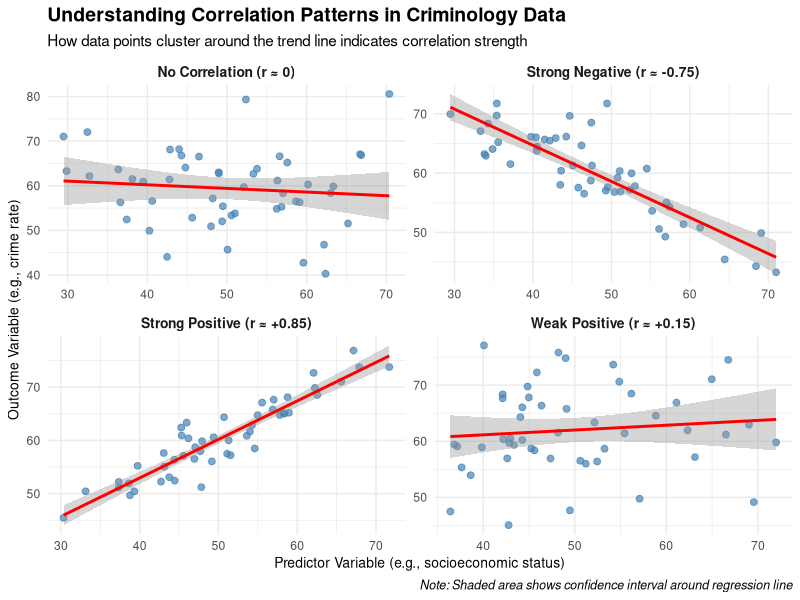
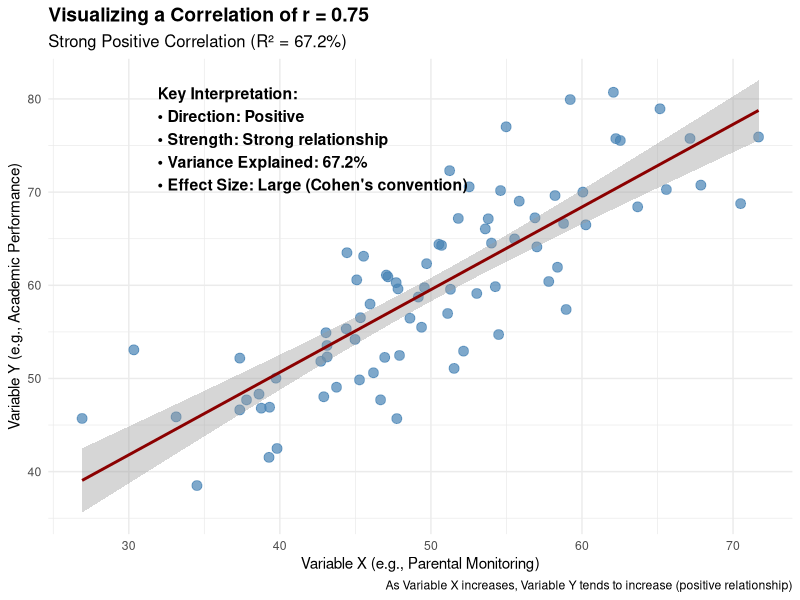
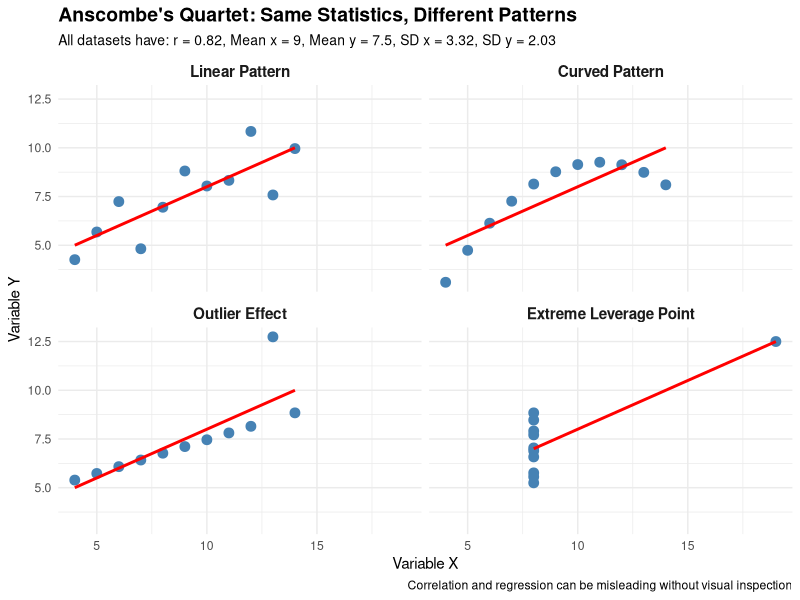
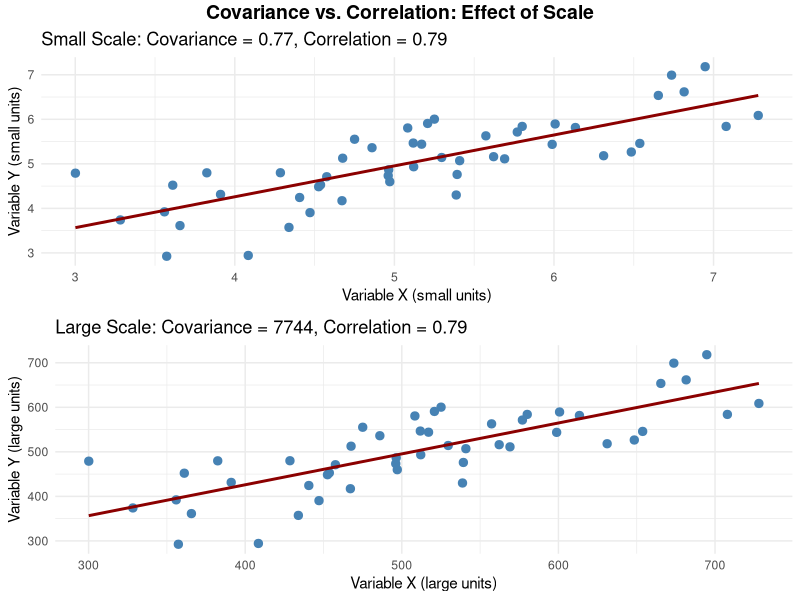
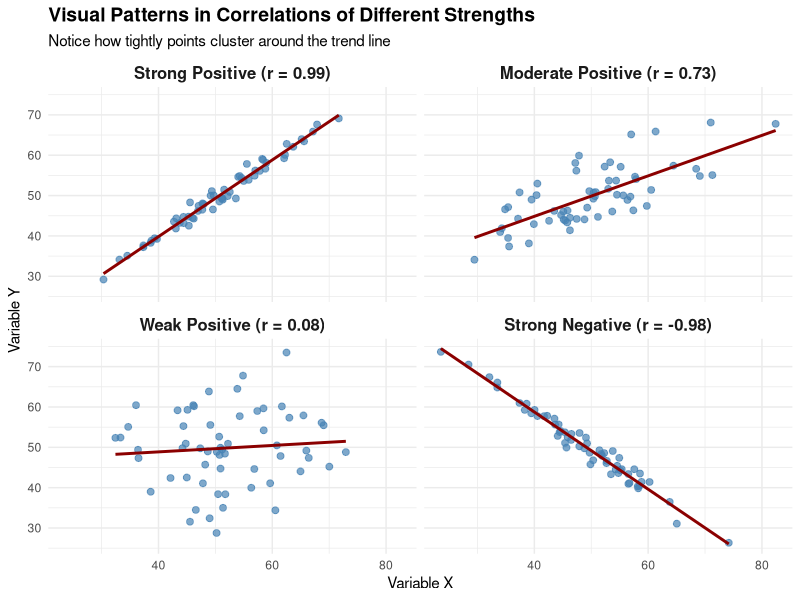
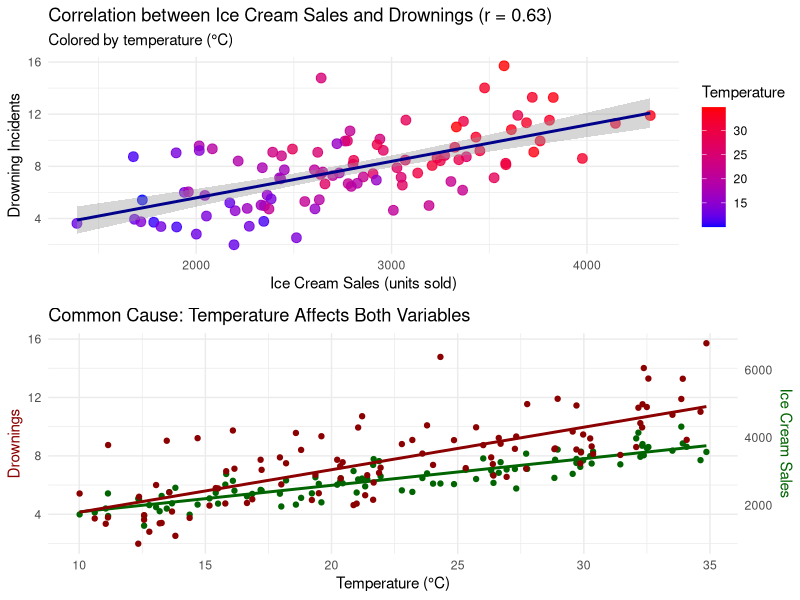
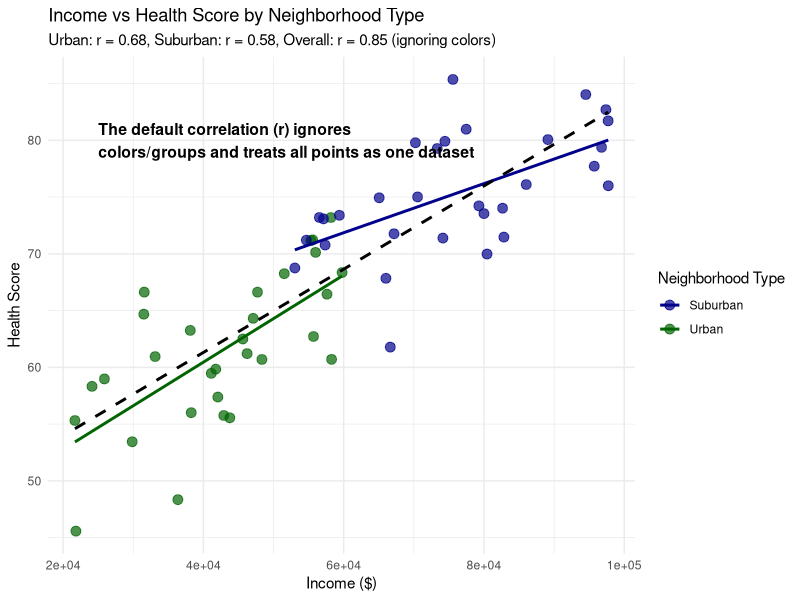
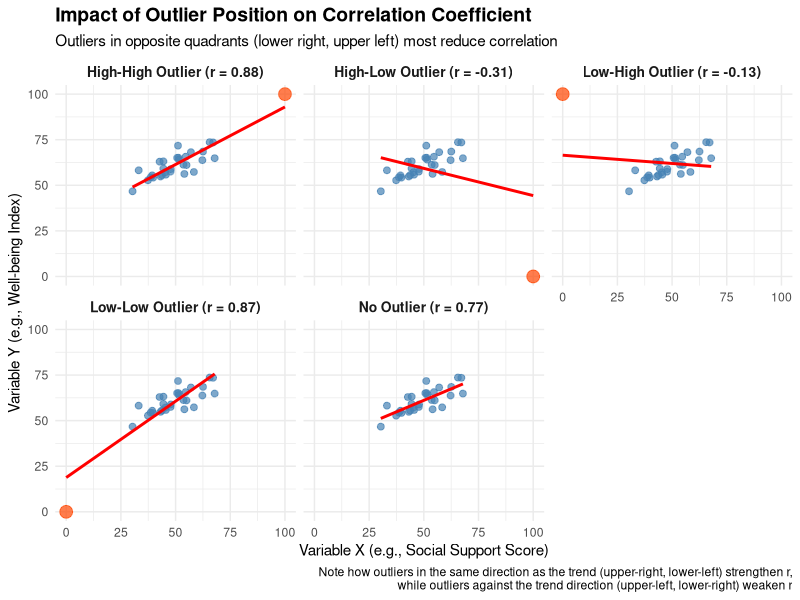

Write R code to recreate these figures, in order.
## ---- chunk 1
knitr::opts_chunk$set(echo = FALSE, message = FALSE, warning = FALSE, fig.show = 'asis')
library(knitr)
library(kableExtra)
library(ggplot2)
library(dplyr)
library(flextable)
options(knitr.kable.NA = '')
## ---- chunk 2
# Generate example data for different correlation patterns
set.seed(123)
n <- 50

# Strong positive correlation (r ≈ 0.85)
x1 <- rnorm(n, 50, 10)
y1 <- 0.85 * scale(x1)[,1] * 8 + rnorm(n, 60, 3)

# Strong negative correlation (r ≈ -0.75)
x2 <- rnorm(n, 50, 10)
y2 <- -0.75 * scale(x2)[,1] * 8 + rnorm(n, 60, 4)

# Weak correlation (r ≈ 0.15)
x3 <- rnorm(n, 50, 10)
y3 <- 0.15 * scale(x3)[,1] * 8 + rnorm(n, 60, 8)

# No correlation (r ≈ 0)
x4 <- rnorm(n, 50, 10)
y4 <- rnorm(n, 60, 8)

# Create combined dataset
data_patterns <- data.frame(
  x = c(x1, x2, x3, x4),
  y = c(y1, y2, y3, y4),
  pattern = rep(c("Strong Positive (r ≈ +0.85)", "Strong Negative (r ≈ -0.75)", 
                  "Weak Positive (r ≈ +0.15)", "No Correlation (r ≈ 0)"), each = n)
)

# Create the visualization
ggplot(data_patterns, aes(x = x, y = y)) +
  geom_point(alpha = 0.7, size = 2, color = "steelblue") +
  geom_smooth(method = "lm", se = TRUE, color = "red", linewidth = 1) +
  facet_wrap(~pattern, ncol = 2, scales = "free") +
  labs(
    title = "Understanding Correlation Patterns in Criminology Data",
    subtitle = "How data points cluster around the trend line indicates correlation strength",
    x = "Predictor Variable (e.g., socioeconomic status)",
    y = "Outcome Variable (e.g., crime rate)",
    caption = "Note: Shaded area shows confidence interval around regression line"
  ) +
  theme_minimal() +
  theme(
    plot.title = element_text(size = 14, face = "bold"),
    plot.subtitle = element_text(size = 11),
    strip.text = element_text(size = 10, face = "bold"),
    axis.title = element_text(size = 10),
    plot.caption = element_text(size = 9, face = "italic")
  )
## ---- chunk 3
# Create example correlation data for a criminology study
set.seed(123)
n <- 40
crime_data <- data.frame(
  Police_Presence = round(rnorm(n, mean=5, sd=1.2), 1),
  Drug_Offenses = round(rnorm(n, mean=25, sd=7) - 3*rnorm(n, mean=5, sd=1.2), 1),
  Violent_Crime = round(rnorm(n, mean=15, sd=5) - 2*rnorm(n, mean=5, sd=1.2), 1),
  Property_Crime = round(rnorm(n, mean=40, sd=10) - 2.5*rnorm(n, mean=5, sd=1.2), 1)
)

# Calculate correlation matrix
cor_matrix <- round(cor(crime_data), 2)

# Create a nice looking table for the correlation matrix
library(knitr)
library(kableExtra)
kable(cor_matrix, caption = "Correlation Matrix: Key Crime Variables", booktabs = TRUE)
## ---- chunk 4
# Generate example data for positive correlation of 0.75
set.seed(123)
n <- 80
x <- rnorm(n, 50, 10)
y <- 0.75 * scale(x)[,1] * 10 + rnorm(n, 60, 6)

# Create data frame
pos_cor_data <- data.frame(
  Variable_X = x,
  Variable_Y = y
)

# Calculate correlation and R-squared
r_value <- round(cor(x, y), 2)
r_squared <- round(r_value^2 * 100, 1)

# Create visualization
ggplot(pos_cor_data, aes(x = Variable_X, y = Variable_Y)) +
  geom_point(color = "steelblue", size = 3, alpha = 0.7) +
  geom_smooth(method = "lm", formula = y ~ x, se = TRUE, color = "darkred") +
  labs(
    title = "Visualizing a Correlation of r = 0.75",
    subtitle = paste0("Strong Positive Correlation (R² = ", r_squared, "%)"),
    x = "Variable X (e.g., Parental Monitoring)",
    y = "Variable Y (e.g., Academic Performance)",
    caption = "As Variable X increases, Variable Y tends to increase (positive relationship)"
  ) +
  annotate("text", x = min(x) + 5, y = max(y) - 5,
           label = paste0("Key Interpretation:\n",
                         "• Direction: Positive\n",
                         "• Strength: Strong relationship\n",
                         "• Variance Explained: ", r_squared, "%\n",
                         "• Effect Size: Large (Cohen's convention)"),
           hjust = 0, size = 4, fontface = "bold") +
  theme_minimal() +
  theme(
    plot.title = element_text(size = 14, face = "bold"),
    plot.subtitle = element_text(size = 12)
  )
## ---- chunk 5
library(tidyr)
library(dplyr)

# Recreate Anscombe's Quartet
anscombe_x1 <- c(10, 8, 13, 9, 11, 14, 6, 4, 12, 7, 5)
anscombe_y1 <- c(8.04, 6.95, 7.58, 8.81, 8.33, 9.96, 7.24, 4.26, 10.84, 4.82, 5.68)
anscombe_x2 <- c(10, 8, 13, 9, 11, 14, 6, 4, 12, 7, 5)
anscombe_y2 <- c(9.14, 8.14, 8.74, 8.77, 9.26, 8.10, 6.13, 3.10, 9.13, 7.26, 4.74)
anscombe_x3 <- c(10, 8, 13, 9, 11, 14, 6, 4, 12, 7, 5)
anscombe_y3 <- c(7.46, 6.77, 12.74, 7.11, 7.81, 8.84, 6.08, 5.39, 8.15, 6.42, 5.73)
anscombe_x4 <- c(8, 8, 8, 8, 8, 8, 8, 19, 8, 8, 8)
anscombe_y4 <- c(6.58, 5.76, 7.71, 8.84, 8.47, 7.04, 5.25, 12.50, 5.56, 7.91, 6.89)

# Calculate statistics (they're the same for all datasets)
corr <- round(cor(anscombe_x1, anscombe_y1), 2)
mean_x <- round(mean(anscombe_x1), 2)
mean_y <- round(mean(anscombe_y1), 2)
sd_x <- round(sd(anscombe_x1), 2)
sd_y <- round(sd(anscombe_y1), 2)

# Combine the data
anscombe_df <- data.frame(
  x1 = anscombe_x1, y1 = anscombe_y1,
  x2 = anscombe_x2, y2 = anscombe_y2,
  x3 = anscombe_x3, y3 = anscombe_y3,
  x4 = anscombe_x4, y4 = anscombe_y4
)

# Transform to long format for easier plotting
anscombe_long <- anscombe_df %>%
  mutate(id = row_number()) %>%
  gather(key, value, -id) %>%
  separate(key, c("axis", "dataset"), sep = 1) %>%
  spread(axis, value) %>%
  select(dataset, id, x, y)

# Create descriptive names for the datasets
dataset_names <- c(
  "1" = "Linear Pattern",
  "2" = "Curved Pattern",
  "3" = "Outlier Effect",
  "4" = "Extreme Leverage Point"
)

# Plot the data
ggplot(anscombe_long, aes(x = x, y = y)) +
  geom_point(size = 3, color = "steelblue") +
  geom_smooth(method = "lm", se = FALSE, color = "red", formula = y ~ x) +
  facet_wrap(~ dataset, ncol = 2, labeller = labeller(dataset = dataset_names)) +
  labs(
    title = "Anscombe's Quartet: Same Statistics, Different Patterns",
    subtitle = paste0("All datasets have: r = ", corr, ", Mean x = ", mean_x, 
                      ", Mean y = ", mean_y, ", SD x = ", sd_x, ", SD y = ", sd_y),
    caption = "Correlation and regression can be misleading without visual inspection",
    x = "Variable X",
    y = "Variable Y"
  ) +
  theme_minimal() +
  theme(
    plot.title = element_text(size = 14, face = "bold"),
    plot.subtitle = element_text(size = 10),
    strip.text = element_text(size = 11, face = "bold")
  )
## ---- chunk 6
# Generate two datasets with same correlation but different scales
set.seed(456)
n <- 50

# Dataset 1: Small scale variables
x1 <- rnorm(n, 5, 1)
y1 <- 0.7 * scale(x1)[,1] * 1 + rnorm(n, 5, 0.6)
cov1 <- round(cov(x1, y1), 2)
cor1 <- round(cor(x1, y1), 2)

# Dataset 2: Large scale variables
x2 <- x1 * 100  # Same pattern but 100x scale
y2 <- y1 * 100  # Same pattern but 100x scale
cov2 <- round(cov(x2, y2), 0)
cor2 <- round(cor(x2, y2), 2)

# Create combined data frame
small_scale <- data.frame(x = x1, y = y1, dataset = "Small Scale Variables")
large_scale <- data.frame(x = x2, y = y2, dataset = "Large Scale Variables (x100)")
all_data <- rbind(small_scale, large_scale)

# Create comparison table
comparison <- data.frame(
  Measure = c("Covariance", "Correlation"),
  `Small Scale` = c(paste0(cov1), paste0(cor1)),
  `Large Scale` = c(paste0(cov2), paste0(cor2)),
  Unit_Dependence = c("Depends on units (changes with scale)", "Unit-free (stays constant)")
)

# Create visualization with two plots
p1 <- ggplot(small_scale, aes(x = x, y = y)) +
  geom_point(color = "steelblue", size = 2.5) +
  geom_smooth(method = "lm", se = FALSE, color = "darkred", formula = y ~ x) +
  labs(
    title = paste0("Small Scale: Covariance = ", cov1, ", Correlation = ", cor1),
    x = "Variable X (small units)",
    y = "Variable Y (small units)"
  ) +
  theme_minimal()

p2 <- ggplot(large_scale, aes(x = x, y = y)) +
  geom_point(color = "steelblue", size = 2.5) +
  geom_smooth(method = "lm", se = FALSE, color = "darkred", formula = y ~ x) +
  labs(
    title = paste0("Large Scale: Covariance = ", cov2, ", Correlation = ", cor2),
    x = "Variable X (large units)",
    y = "Variable Y (large units)"
  ) +
  theme_minimal()

# Combine plots using gridExtra
library(gridExtra)
grid.arrange(p1, p2, nrow = 2,
             top = grid::textGrob("Covariance vs. Correlation: Effect of Scale", 
                                  gp = grid::gpar(fontsize = 14, fontface = "bold")))
## ---- chunk 7
# Create four datasets with different correlation patterns
set.seed(123)
n <- 60

# Create data with different correlation strengths
create_data <- function(strength, direction="positive") {
  x <- rnorm(n, 50, 10)
  
  if(direction == "positive") {
    factor <- strength
  } else {
    factor <- -strength
  }
  
  noise <- (1-abs(strength)) * 10
  y <- factor * scale(x)[,1] * 10 + rnorm(n, 50, noise)
  
  if(strength == 0) {
    y <- rnorm(n, 50, 10)  # No relationship
  }
  
  return(data.frame(x=x, y=y))
}

# Generate four datasets
strong_pos <- create_data(0.85, "positive")
moderate_pos <- create_data(0.45, "positive")
weak_pos <- create_data(0.15, "positive")
strong_neg <- create_data(0.85, "negative")

# Calculate actual correlations
cor_strong_pos <- round(cor(strong_pos$x, strong_pos$y), 2)
cor_moderate_pos <- round(cor(moderate_pos$x, moderate_pos$y), 2)
cor_weak_pos <- round(cor(weak_pos$x, weak_pos$y), 2)
cor_strong_neg <- round(cor(strong_neg$x, strong_neg$y), 2)

# Combine datasets with labels
strong_pos$strength <- paste0("Strong Positive (r = ", cor_strong_pos, ")")
moderate_pos$strength <- paste0("Moderate Positive (r = ", cor_moderate_pos, ")")
weak_pos$strength <- paste0("Weak Positive (r = ", cor_weak_pos, ")")
strong_neg$strength <- paste0("Strong Negative (r = ", cor_strong_neg, ")")

# Combine all datasets
all_data <- rbind(
  transform(strong_pos, strength_order = 1),
  transform(moderate_pos, strength_order = 2),
  transform(weak_pos, strength_order = 3),
  transform(strong_neg, strength_order = 4)
)

# Convert to factor with specific order
all_data$strength <- factor(all_data$strength, 
                           levels = c(paste0("Strong Positive (r = ", cor_strong_pos, ")"),
                                      paste0("Moderate Positive (r = ", cor_moderate_pos, ")"),
                                      paste0("Weak Positive (r = ", cor_weak_pos, ")"),
                                      paste0("Strong Negative (r = ", cor_strong_neg, ")")))

# Create visualization
ggplot(all_data, aes(x = x, y = y)) +
  geom_point(color = "steelblue", size = 2, alpha = 0.7) +
  geom_smooth(method = "lm", se = FALSE, color = "darkred", formula = y ~ x) +
  facet_wrap(~ strength, ncol = 2) +
  labs(
    title = "Visual Patterns in Correlations of Different Strengths",
    subtitle = "Notice how tightly points cluster around the trend line",
    x = "Variable X",
    y = "Variable Y"
  ) +
  theme_minimal() +
  theme(
    strip.text = element_text(size = 12, face = "bold"),
    plot.title = element_text(size = 14, face = "bold")
  )
## ---- chunk 8
# Create simulated data with common cause (temperature)
set.seed(123)
n <- 100

# Generate temperature data (common cause)
temperature <- runif(n, 10, 35)  # Temperature in Celsius

# Generate ice cream sales and drownings based on temperature
ice_cream_sales <- 1000 + 80 * temperature + rnorm(n, 0, 300)  # Units sold
drownings <- 1 + 0.3 * temperature + rnorm(n, 0, 2)  # Number of incidents

# Calculate correlation
correlation <- round(cor(ice_cream_sales, drownings), 2)

# Combine into data frame
data <- data.frame(
  Temperature = temperature,
  Ice_Cream_Sales = ice_cream_sales,
  Drownings = drownings,
  Month = factor(sample(month.abb, n, replace=TRUE), levels=month.abb)
)

# Create visualization
p1 <- ggplot(data, aes(x=Ice_Cream_Sales, y=Drownings)) +
  geom_point(aes(color=Temperature), size=3, alpha=0.8) +
  scale_color_gradient(low="blue", high="red") +
  geom_smooth(method="lm", se=TRUE, color="darkblue") +
  labs(
    title=paste0("Correlation between Ice Cream Sales and Drownings (r = ", correlation, ")"),
    subtitle="Colored by temperature (°C)",
    x="Ice Cream Sales (units sold)",
    y="Drowning Incidents"
  ) +
  theme_minimal()

# Create small multiples showing the real relationship
p2 <- ggplot(data, aes(x=Temperature)) +
  geom_point(aes(y=Ice_Cream_Sales/max(Ice_Cream_Sales)*10), color="darkgreen") +
  geom_smooth(aes(y=Ice_Cream_Sales/max(Ice_Cream_Sales)*10), 
              method="lm", se=FALSE, color="darkgreen") +
  geom_point(aes(y=Drownings), color="darkred") +
  geom_smooth(aes(y=Drownings), method="lm", se=FALSE, color="darkred") +
  labs(
    title="Common Cause: Temperature Affects Both Variables",
    x="Temperature (°C)",
    y="Scale"
  ) +
  scale_y_continuous(
    name="Drownings",
    sec.axis=sec_axis(~.*max(data$Ice_Cream_Sales)/10, name="Ice Cream Sales")
  ) +
  theme_minimal() +
  theme(
    axis.title.y.left=element_text(color="darkred"),
    axis.title.y.right=element_text(color="darkgreen")
  )

# Display plots
grid.arrange(p1, p2, nrow=2)
## ---- chunk 9
# Create simulated data for two neighborhood types
set.seed(123)

# Urban neighborhoods
n_urban <- 30
income_urban <- runif(n_urban, 20000, 60000)  # Lower income range
health_urban <- 40 + 0.0005 * income_urban + rnorm(n_urban, 0, 5)  # Health score

# Suburban neighborhoods
n_suburban <- 30
income_suburban <- runif(n_suburban, 50000, 100000)  # Higher income range
health_suburban <- 60 + 0.0002 * income_suburban + rnorm(n_suburban, 0, 5)  # Higher baseline health

# Combine data
income_all <- c(income_urban, income_suburban)
health_all <- c(health_urban, health_suburban)
neighborhood_type <- c(rep("Urban", n_urban), rep("Suburban", n_suburban))

# Calculate correlations
cor_urban <- round(cor(income_urban, health_urban), 2)
cor_suburban <- round(cor(income_suburban, health_suburban), 2)
cor_all <- round(cor(income_all, health_all), 2)

# Create data frame for plotting
plot_data <- data.frame(
  Income = income_all,
  Health = health_all,
  Neighborhood = factor(neighborhood_type)
)

# Create the plot
ggplot(plot_data, aes(x = Income, y = Health, color = Neighborhood)) +
  geom_point(size = 3, alpha = 0.7) +
  geom_smooth(method = "lm", se = FALSE, formula = y ~ x) +
  geom_smooth(aes(group = 1), method = "lm", se = FALSE, 
              color = "black", linetype = "dashed", formula = y ~ x) +
  scale_color_manual(values = c("darkblue", "darkgreen")) +
  labs(
    title = "Income vs Health Score by Neighborhood Type",
    subtitle = paste0("Urban: r = ", cor_urban, ", Suburban: r = ", cor_suburban, 
                     ", Overall: r = ", cor_all, " (ignoring colors)"),
    x = "Income ($)",
    y = "Health Score",
    color = "Neighborhood Type"
  ) +
  annotate("text", x = 25000, y = 80, 
           label = "The default correlation (r) ignores\ncolors/groups and treats all points as one dataset",
           hjust = 0, size = 4, fontface = "bold") +
  theme_minimal()
## ---- chunk 10
# Create base data with positive correlation
set.seed(123)
n <- 30
x_base <- rnorm(n, 50, 10)
y_base <- 0.7 * scale(x_base)[,1] * 8 + rnorm(n, 60, 5)

# Create datasets with different outliers
x_outlier1 <- c(x_base, 100)  # high-high (upper right)
y_outlier1 <- c(y_base, 100)

x_outlier2 <- c(x_base, 0)    # low-low (lower left)
y_outlier2 <- c(y_base, 0)

x_outlier3 <- c(x_base, 100)  # high-low (lower right)
y_outlier3 <- c(y_base, 0)

x_outlier4 <- c(x_base, 0)    # low-high (upper left)
y_outlier4 <- c(y_base, 100)

# Calculate correlations
cor1 <- round(cor(x_outlier1, y_outlier1), 2)
cor2 <- round(cor(x_outlier2, y_outlier2), 2)
cor3 <- round(cor(x_outlier3, y_outlier3), 2)
cor4 <- round(cor(x_outlier4, y_outlier4), 2)
cor_base <- round(cor(x_base, y_base), 2)

# Combine into one dataframe for plotting
outlier_data <- data.frame(
  dataset = rep(c("No Outlier", "High-High Outlier", 
                 "Low-Low Outlier", "High-Low Outlier", 
                 "Low-High Outlier"), each=n+1),
  x = c(x_base, NA, x_outlier1, x_outlier2, x_outlier3, x_outlier4),
  y = c(y_base, NA, y_outlier1, y_outlier2, y_outlier3, y_outlier4),
  outlier = c(rep(FALSE, n), TRUE, rep(c(rep(FALSE, n), TRUE), 4))
)

# Remove the NA row
outlier_data <- outlier_data[!is.na(outlier_data$x),]

# Add correlation information
dataset_labels <- c(
  "No Outlier" = paste0("No Outlier (r = ", cor_base, ")"),
  "High-High Outlier" = paste0("High-High Outlier (r = ", cor1, ")"),
  "Low-Low Outlier" = paste0("Low-Low Outlier (r = ", cor2, ")"),
  "High-Low Outlier" = paste0("High-Low Outlier (r = ", cor3, ")"),
  "Low-High Outlier" = paste0("Low-High Outlier (r = ", cor4, ")")
)

# Create the visualization
ggplot(outlier_data, aes(x = x, y = y, color = outlier)) +
  geom_point(size = ifelse(outlier_data$outlier, 4, 2), alpha = 0.7) +
  geom_smooth(method = "lm", se = FALSE, color = "red", 
              aes(group = dataset), formula = y ~ x) +
  scale_color_manual(values = c("steelblue", "orangered")) +
  facet_wrap(~ dataset, ncol = 3, labeller = labeller(dataset = dataset_labels)) +
  labs(
    title = "Impact of Outlier Position on Correlation Coefficient",
    subtitle = "Outliers in opposite quadrants (lower right, upper left) most reduce correlation",
    caption = "Note how outliers in the same direction as the trend (upper-right, lower-left) strengthen r,\nwhile outliers against the trend direction (upper-left, lower-right) weaken r",
    x = "Variable X (e.g., Social Support Score)",
    y = "Variable Y (e.g., Well-being Index)"
  ) +
  theme_minimal() +
  theme(
    legend.position = "none",
    plot.title = element_text(size = 14, face = "bold"),
    plot.subtitle = element_text(size = 11),
    strip.text = element_text(size = 10, face = "bold")
  )
## ---- chunk 11
# Create simulated data to demonstrate Simpson's Paradox
set.seed(123)

# Group 1: Low poverty neighborhoods
n1 <- 30
x1 <- runif(n1, 1, 5)  # Police presence (1-5 units)
y1 <- 10 - 0.8*x1 + rnorm(n1, 0, 0.5)  # Crime rate (negative relationship)
group1 <- data.frame(
  Police_Presence = x1,
  Crime_Rate = y1,
  Group = "Low Poverty Areas",
  Poverty_Level = "Low"
)

# Group 2: High poverty neighborhoods
n2 <- 30
x2 <- runif(n2, 3, 8)  # Police presence (3-8 units)
y2 <- 15 - 0.8*x2 + rnorm(n2, 0, 0.5)  # Crime rate (negative relationship, but higher baseline)
group2 <- data.frame(
  Police_Presence = x2, 
  Crime_Rate = y2,
  Group = "High Poverty Areas",
  Poverty_Level = "High"
)

# Combine datasets
combined_data <- rbind(group1, group2)

# Calculate correlations
cor_group1 <- round(cor(x1, y1), 2)
cor_group2 <- round(cor(x2, y2), 2)
cor_combined <- round(cor(combined_data$Police_Presence, combined_data$Crime_Rate), 2)

# Create plot
ggplot(combined_data, aes(x = Police_Presence, y = Crime_Rate, color = Group)) +
  geom_point(size = 3, alpha = 0.7) +
  geom_smooth(method = "lm", se = FALSE, linewidth = 1.2) +
  geom_smooth(data = combined_data, aes(x = Police_Presence, y = Crime_Rate), 
              inherit.aes = FALSE, method = "lm", color = "black", 
              linetype = "dashed", linewidth = 1.2, se = FALSE) +
  annotate("text", x = 2, y = 12, 
           label = paste0("Within Low Poverty Areas: r = ", cor_group1, " (negative correlation)"),
           hjust = 0, color = "darkgreen", fontface = "bold", size = 4) +
  annotate("text", x = 2, y = 11, 
           label = paste0("Within High Poverty Areas: r = ", cor_group2, " (negative correlation)"),
           hjust = 0, color = "darkred", fontface = "bold", size = 4) +
  annotate("text", x = 2, y = 10, 
           label = paste0("Overall Combined: r = ", cor_combined, " (POSITIVE correlation)"),
           hjust = 0, color = "black", fontface = "bold", size = 4) +
  labs(
    title = "Simpson's Paradox in Correlation Analysis",
    subtitle = "When subgroups show opposite pattern from the overall data",
    x = "Police Presence",
    y = "Crime Rate",
    color = "Neighborhood Type"
  ) +
  theme_minimal() +
  theme(
    legend.position = "top",
    plot.title = element_text(size = 14, face = "bold"),
    plot.subtitle = element_text(size = 12)
  ) +
  scale_color_manual(values = c("darkred", "darkgreen"))
## ---- chunk 12
# Create comparative data for visualization
study_comparison <- data.frame(
  Study = c("Study A", "Study B"),
  Sample_Size = c(50, 5000),
  Correlation = c(0.72, 0.18),
  p_value = c("<0.001", "<0.001"),
  Variance_Explained = c(0.72^2, 0.18^2),
  CI_Lower = c(0.55, 0.15),  # Approximate confidence intervals
  CI_Upper = c(0.83, 0.21)
)

# Calculate values for visualization
study_comparison$Variance_Explained <- round(study_comparison$Variance_Explained * 100, 1)

# Create a comparison bar chart
p1 <- ggplot(study_comparison, aes(x = Study, y = Correlation, 
                              fill = Study)) +
  geom_bar(stat = "identity", width = 0.6) +
  geom_errorbar(aes(ymin = CI_Lower, ymax = CI_Upper), 
                width = 0.2, linewidth = 1) +
  scale_fill_manual(values = c("darkblue", "steelblue")) +
  labs(
    title = "Correlation Strength Comparison",
    subtitle = "With 95% confidence intervals",
    y = "Correlation Coefficient (r)",
    x = NULL
  ) +
  ylim(0, 1) +
  geom_text(aes(label = paste0("r = ", Correlation)), 
            position = position_dodge(width = 0.9), 
            vjust = -0.5, color = "black", size = 4) +
  theme_minimal()

# Create a variance explained chart
p2 <- ggplot(study_comparison, aes(x = Study, y = Variance_Explained, 
                              fill = Study)) +
  geom_bar(stat = "identity", width = 0.6) +
  scale_fill_manual(values = c("darkblue", "steelblue")) +
  labs(
    title = "Variance Explained (R²)",
    subtitle = "Percentage of variance accounted for",
    y = "Variance Explained (%)",
    x = NULL
  ) +
  geom_text(aes(label = paste0(Variance_Explained, "%")), 
            position = position_dodge(width = 0.9), 
            vjust = -0.5, color = "black", size = 4) +
  theme_minimal()

# Create a sample size comparison (log scale)
p3 <- ggplot(study_comparison, aes(x = Study, y = Sample_Size, 
                              fill = Study)) +
  geom_bar(stat = "identity", width = 0.6) +
  scale_fill_manual(values = c("darkblue", "steelblue")) +
  scale_y_log10() +
  labs(
    title = "Sample Size Comparison",
    subtitle = "Log scale",
    y = "Sample Size (N)",
    x = NULL
  ) +
  geom_text(aes(label = paste0("N = ", Sample_Size)), 
            position = position_dodge(width = 0.9), 
            vjust = -0.5, color = "black", size = 4) +
  theme_minimal()

# Combine the plots using cowplot or patchwork
library(gridExtra)
grid.arrange(p1, p2, ncol = 2)
## ---- chunk 13
# Generate data with outliers
set.seed(42)
n <- 40
education <- round(runif(n, 8, 18), 1)  # Education years (8-18)
arrests_base <- 10 - 0.5*education + rnorm(n, 0, 1)  # Negative relationship
arrests <- pmax(0, arrests_base)  # Ensure no negative arrests

# Add outliers
education_with_outliers <- c(education, 6, 7, 19)
arrests_with_outliers <- c(arrests, 12, 10, 7)  # Outliers that affect correlation

# Calculate correlations
pearson_r <- round(cor(education_with_outliers, arrests_with_outliers, method = "pearson"), 2)
spearman_r <- round(cor(education_with_outliers, arrests_with_outliers, method = "spearman"), 2)
kendall_r <- round(cor(education_with_outliers, arrests_with_outliers, method = "kendall"), 2)

# Create data frame for plotting
plot_data <- data.frame(
  Education = education_with_outliers,
  Arrests = arrests_with_outliers,
  Point_Type = c(rep("Regular Data Point", n), rep("Outlier", 3))
)

# Create scatter plot with regression line
p1 <- ggplot(plot_data, aes(x = Education, y = Arrests, color = Point_Type, shape = Point_Type)) +
  geom_point(size = 3, alpha = 0.8) +
  geom_smooth(method = "lm", se = TRUE, color = "red", formula = y ~ x) +
  scale_color_manual(values = c("orangered", "steelblue")) +
  scale_shape_manual(values = c(16, 17)) +
  labs(
    title = "Education Level vs. Arrest Rate with Outliers",
    subtitle = paste0("Pearson r = ", pearson_r, " (affected by outliers)"),
    x = "Education Level (years)",
    y = "Arrest Rate (per 100 individuals)"
  ) +
  theme_minimal() +
  theme(legend.position = "bottom", legend.title = element_blank())

# Create a comparison table
comparison_data <- data.frame(
  Correlation_Type = c("Pearson (parametric)", "Spearman (rank-based)", "Kendall's Tau (rank-based)"),
  Coefficient = c(pearson_r, spearman_r, kendall_r),
  Robustness = c("Low - Sensitive to outliers", "High - Based on ranks", "High - Based on concordant pairs"),
  When_to_Use = c("Linear relationships, normal data", "Monotonic relationships, ordinal data", "Small samples, tied ranks")
)

# Create table
library(kableExtra)
table_plot <- kable(comparison_data, caption = "Comparison of Correlation Methods", booktabs = TRUE)

# Display plot
p1
## ---- chunk 14
# Create simulated data for visualization
set.seed(123)
n_cities <- 50

# Generate income inequality index (Gini coefficient range: 0.3-0.6)
gini <- runif(n_cities, 0.3, 0.6)

# Generate violent crime rates with moderate-to-strong correlation with Gini
violent_crime <- 2 + 25*gini + rnorm(n_cities, 0, 3)

# Create city labels
city_names <- paste("City", 1:n_cities)

# Create data frame
city_data <- data.frame(
  City = city_names,
  Income_Inequality = gini,
  Violent_Crime_Rate = violent_crime
)

# Calculate correlation
correlation <- round(cor(gini, violent_crime), 2)
r_squared <- round(correlation^2 * 100, 1)

# Create plot
ggplot(city_data, aes(x = Income_Inequality, y = Violent_Crime_Rate)) +
  geom_point(color = "steelblue", size = 3, alpha = 0.7) +
  geom_smooth(method = "lm", formula = y ~ x, se = TRUE, color = "darkred") +
  labs(
    title = "Hypothesized Relationship: Economic Inequality and Violent Crime",
    subtitle = paste0("Example of moderate-strong positive correlation (r = ", 
                     correlation, ", R² = ", r_squared, "%)"),
    x = "Economic Inequality (Gini Coefficient)",
    y = "Violent Crime Rate (per 100,000 population)",
    caption = "Visualization of a testable research hypothesis showing predicted direction and strength"
  ) +
  annotate("text", x = 0.32, y = max(violent_crime) - 1, 
           label = paste0("Research Hypothesis Example:\n",
                          "Cities with higher income inequality (Gini coefficient)\n", 
                          "will show moderately strong positive correlations\n",
                          "(r = 0.40-0.60) with violent crime rates per capita"),
           hjust = 0, size = 4, fontface = "bold") +
  theme_minimal() +
  theme(
    plot.title = element_text(size = 14, face = "bold"),
    plot.subtitle = element_text(size = 12),
    axis.title = element_text(size = 11)
  )
